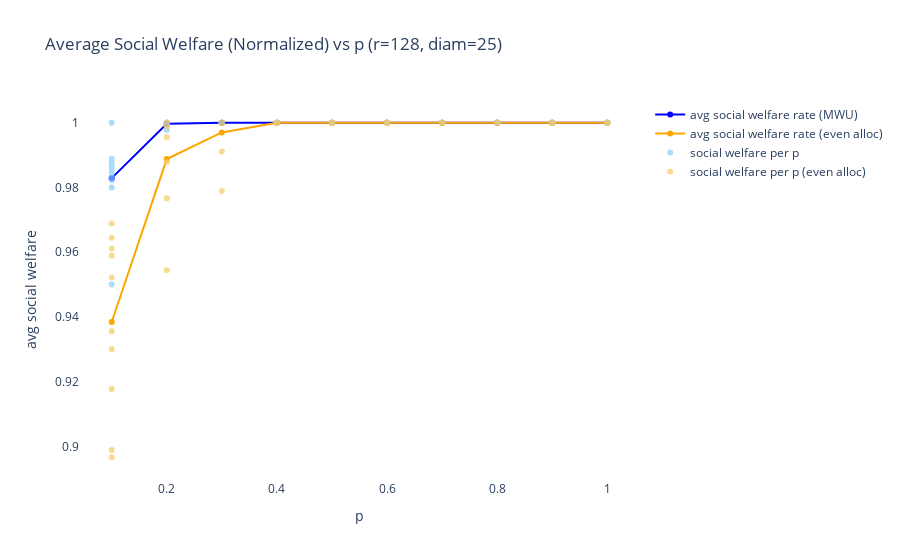
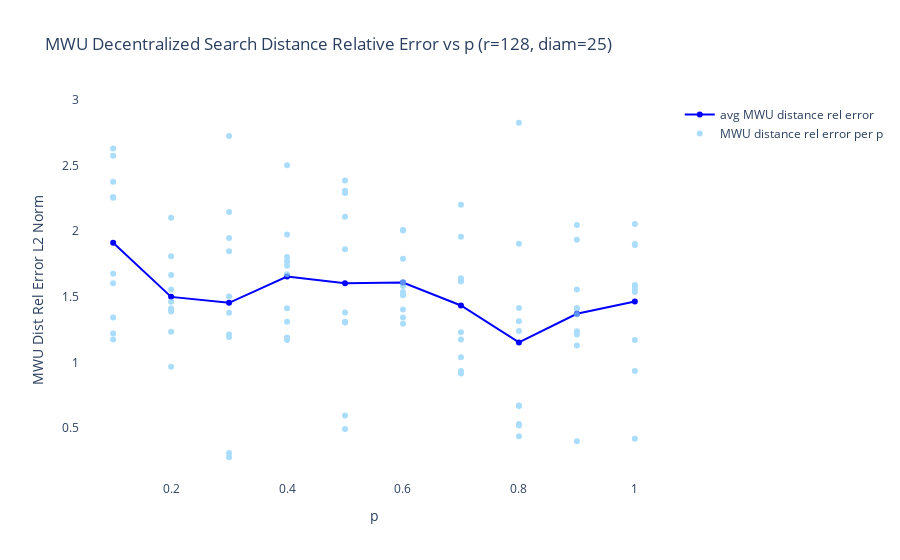
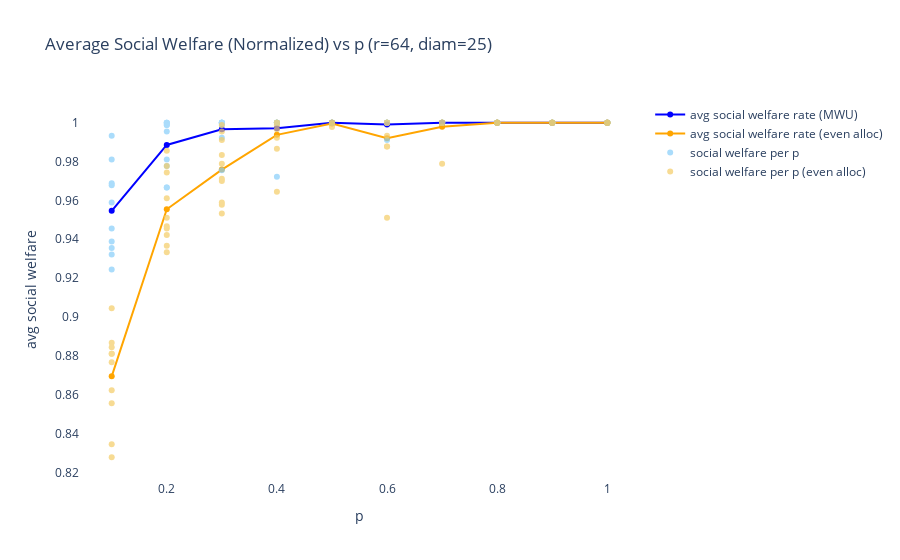
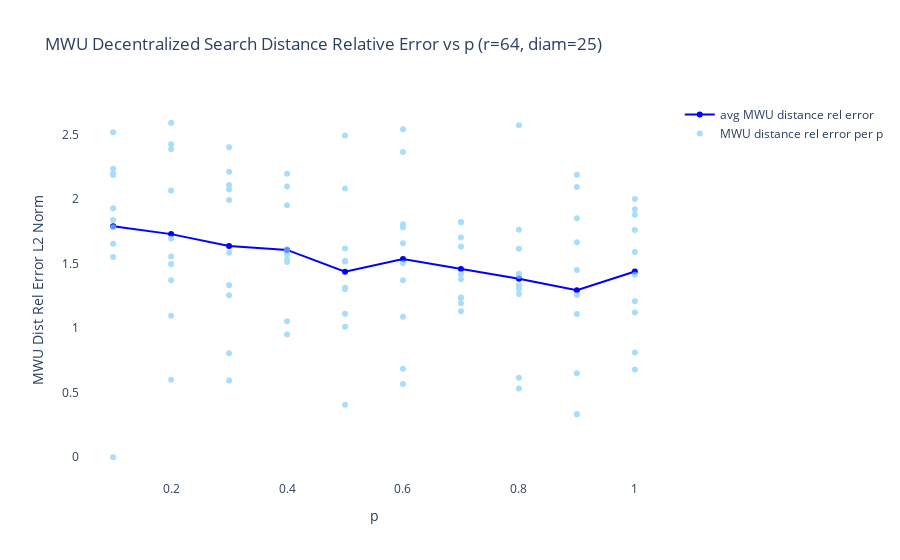

Here is the notebook cell these charts were saved with, in order:
### Markdown cell above
## Evenly distributed resources

### Code cell
comp_strat(num_vertices, regularity, create_rl,
        MWU, {'lrate' : lrate})

### Figure 1 — Plotly figure (JSON) as saved in the notebook; plotly's stock layout.template omitted (floating-point values rounded to 4 significant figures)
{"data": [{"hoverinfo": "skip", "marker": {"color": "Blue"}, "mode": "lines+markers", "name": "avg social welfare rate (MWU)", "type": "scatter", "x": [1, 0.9, 0.8, 0.7, 0.6, 0.5, 0.4, 0.3, 0.2, 0.1], "y": [1, 1, 1, 1, 1, 1, 1, 1, 0.9997, 0.9829]}, {"hoverinfo": "skip", "marker": {"color": "Orange"}, "mode": "lines+markers", "name": "avg social welfare rate (even alloc)", "type": "scatter", "x": [1, 0.9, 0.8, 0.7, 0.6, 0.5, 0.4, 0.3, 0.2, 0.1], "y": [1, 1, 1, 1, 1, 1, 1, 0.997, 0.9888, 0.9384]}, {"hoverinfo": "skip", "marker": {"color": "LightSkyBlue"}, "mode": "markers", "name": "social welfare per p", "opacity": 0.7, "type": "scatter", "x": [1, 1, 1, 1, 1, 1, 1, 1, 1, 1, 0.9, 0.9, 0.9, 0.9, 0.9, 0.9, 0.9, 0.9, 0.9, 0.9, 0.8, 0.8, 0.8, 0.8, 0.8, 0.8, 0.8, 0.8, 0.8, 0.8, 0.7, 0.7, 0.7, 0.7, 0.7, 0.7, 0.7, 0.7, 0.7, 0.7, 0.6, 0.6, 0.6, 0.6, 0.6, 0.6, 0.6, 0.6, 0.6, 0.6, 0.5, 0.5, 0.5, 0.5, 0.5, 0.5, 0.5, 0.5, 0.5, 0.5, 0.4, 0.4, 0.4, 0.4, 0.4, 0.4, 0.4, 0.4, 0.4, 0.4, 0.3, 0.3, 0.3, 0.3, 0.3, 0.3, 0.3, 0.3, 0.3, 0.3, 0.2, 0.2, 0.2, 0.2, 0.2, 0.2, 0.2, 0.2, 0.2, 0.2, 0.1, 0.1, 0.1, 0.1, 0.1, 0.1, 0.1, 0.1, 0.1, 0.1], "y": [1, 1, 1, 1, 1, 1, 1, 1, 1, 1, 1, 1, 1, 1, 1, 1, 1, 1, 1, 1, 1, 1, 1, 1, 1, 1, 1, 1, 1, 1, 1, 1, 1, 1, 1, 1, 1, 1, 1, 1, 1, 1, 1, 1, 1, 1, 1, 1, 1, 1, 1, 1, 1, 1, 1, 1, 1, 1, 1, 1, 1, 1, 1, 1, 1, 1, 1, 1, 1, 1, 1, 1, 1, 1, 1, 1, 1, 1, 1, 1, 1, 1, 1, 0.9978, 1, 0.9989, 1, 1, 1, 1, 0.9822, 0.98, 0.9833, 1, 0.9844, 0.9878, 0.9867, 0.9889, 0.95, 0.9856]}, {"hoverinfo": "skip", "marker": {"color": "rgba(244,204,102,1)"}, "mode": "markers", "name": "social welfare per p (even alloc)", "opacity": 0.7, "type": "scatter", "x": [1, 1, 1, 1, 1, 1, 1, 1, 1, 1, 0.9, 0.9, 0.9, 0.9, 0.9, 0.9, 0.9, 0.9, 0.9, 0.9, 0.8, 0.8, 0.8, 0.8, 0.8, 0.8, 0.8, 0.8, 0.8, 0.8, 0.7, 0.7, 0.7, 0.7, 0.7, 0.7, 0.7, 0.7, 0.7, 0.7, 0.6, 0.6, 0.6, 0.6, 0.6, 0.6, 0.6, 0.6, 0.6, 0.6, 0.5, 0.5, 0.5, 0.5, 0.5, 0.5, 0.5, 0.5, 0.5, 0.5, 0.4, 0.4, 0.4, 0.4, 0.4, 0.4, 0.4, 0.4, 0.4, 0.4, 0.3, 0.3, 0.3, 0.3, 0.3, 0.3, 0.3, 0.3, 0.3, 0.3, 0.2, 0.2, 0.2, 0.2, 0.2, 0.2, 0.2, 0.2, 0.2, 0.2, 0.1, 0.1, 0.1, 0.1, 0.1, 0.1, 0.1, 0.1, 0.1, 0.1], "y": [1, 1, 1, 1, 1, 1, 1, 1, 1, 1, 1, 1, 1, 1, 1, 1, 1, 1, 1, 1, 1, 1, 1, 1, 1, 1, 1, 1, 1, 1, 1, 1, 1, 1, 1, 1, 1, 1, 1, 1, 1, 1, 1, 1, 1, 1, 1, 1, 1, 1, 1, 1, 1, 1, 1, 1, 1, 1, 1, 1, 1, 1, 1, 1, 1, 1, 1, 1, 1, 1, 1, 0.9789, 1, 1, 1, 1, 0.9911, 1, 1, 1, 0.9989, 0.9989, 0.9989, 0.9956, 0.9878, 0.9767, 0.9544, 1, 0.9767, 1, 0.8967, 0.9356, 0.93, 0.9611, 0.9644, 0.9178, 0.9589, 0.9689, 0.8989, 0.9522]}], "layout": {"plot_bgcolor": "rgba(0,0,0,0)", "showlegend": true, "title": {"text": "Average Social Welfare (Normalized) vs p (r=128, diam=25)"}, "xaxis": {"title": {"text": "p"}}, "yaxis": {"title": {"text": "avg social welfare"}}}}

### Figure 2 — Plotly figure (JSON) as saved in the notebook; plotly's stock layout.template omitted (floating-point values rounded to 4 significant figures)
{"data": [{"hoverinfo": "skip", "marker": {"color": "Blue"}, "mode": "lines+markers", "name": "avg MWU distance rel error", "type": "scatter", "x": [1, 0.9, 0.8, 0.7, 0.6, 0.5, 0.4, 0.3, 0.2, 0.1], "y": [1.464, 1.371, 1.152, 1.434, 1.609, 1.604, 1.654, 1.454, 1.5, 1.912]}, {"hoverinfo": "skip", "marker": {"color": "LightSkyBlue"}, "mode": "markers", "name": "MWU distance rel error per p", "opacity": 0.7, "type": "scatter", "x": [1, 1, 1, 1, 1, 1, 1, 1, 1, 1, 0.9, 0.9, 0.9, 0.9, 0.9, 0.9, 0.9, 0.9, 0.9, 0.9, 0.8, 0.8, 0.8, 0.8, 0.8, 0.8, 0.8, 0.8, 0.8, 0.8, 0.7, 0.7, 0.7, 0.7, 0.7, 0.7, 0.7, 0.7, 0.7, 0.7, 0.6, 0.6, 0.6, 0.6, 0.6, 0.6, 0.6, 0.6, 0.6, 0.6, 0.5, 0.5, 0.5, 0.5, 0.5, 0.5, 0.5, 0.5, 0.5, 0.5, 0.4, 0.4, 0.4, 0.4, 0.4, 0.4, 0.4, 0.4, 0.4, 0.4, 0.3, 0.3, 0.3, 0.3, 0.3, 0.3, 0.3, 0.3, 0.3, 0.3, 0.2, 0.2, 0.2, 0.2, 0.2, 0.2, 0.2, 0.2, 0.2, 0.2, 0.1, 0.1, 0.1, 0.1, 0.1, 0.1, 0.1, 0.1, 0.1, 0.1], "y": [0.4167, 1.591, 1.554, 1.896, 1.903, 0.9343, 2.055, 1.537, 1.171, 1.582, 1.367, 1.237, 2.047, 1.129, 1.213, 1.409, 1.414, 0.3976, 1.556, 1.936, 2.828, 0.6675, 1.904, 1.315, 1.239, 1.414, 0.6719, 0.437, 0.5188, 0.5305, 1.04, 2.202, 1.626, 1.175, 1.641, 1.23, 0.9159, 1.958, 0.9345, 1.617, 1.403, 1.583, 1.612, 1.791, 1.294, 1.343, 2.005, 1.537, 2.01, 1.512, 1.381, 1.304, 2.386, 0.5957, 0.4913, 1.863, 2.11, 1.311, 2.309, 2.291, 1.975, 1.737, 2.504, 1.191, 1.769, 1.673, 1.413, 1.17, 1.309, 1.803, 1.193, 1.378, 1.949, 0.2763, 2.147, 1.847, 1.502, 1.213, 0.3091, 2.726, 1.4, 1.81, 2.103, 1.555, 1.463, 1.388, 1.233, 0.9674, 1.666, 1.411, 1.219, 1.676, 2.631, 2.575, 1.603, 2.255, 1.175, 2.261, 1.343, 2.378]}], "layout": {"plot_bgcolor": "rgba(0,0,0,0)", "showlegend": true, "title": {"text": "MWU Decentralized Search Distance Relative Error vs p (r=128, diam=25)"}, "xaxis": {"title": {"text": "p"}}, "yaxis": {"title": {"text": "MWU Dist Rel Error L2 Norm"}}}}

### Figure 3 — Plotly figure (JSON) as saved in the notebook; plotly's stock layout.template omitted (floating-point values rounded to 4 significant figures)
{"data": [{"hoverinfo": "skip", "marker": {"color": "Blue"}, "mode": "lines+markers", "name": "avg social welfare rate (MWU)", "type": "scatter", "x": [1, 0.9, 0.8, 0.7, 0.6, 0.5, 0.4, 0.3, 0.2, 0.1], "y": [1, 1, 1, 1, 0.9991, 1, 0.9972, 0.9967, 0.9886, 0.9547]}, {"hoverinfo": "skip", "marker": {"color": "Orange"}, "mode": "lines+markers", "name": "avg social welfare rate (even alloc)", "type": "scatter", "x": [1, 0.9, 0.8, 0.7, 0.6, 0.5, 0.4, 0.3, 0.2, 0.1], "y": [1, 1, 1, 0.9979, 0.992, 0.9996, 0.9938, 0.9759, 0.9554, 0.8694]}, {"hoverinfo": "skip", "marker": {"color": "LightSkyBlue"}, "mode": "markers", "name": "social welfare per p", "opacity": 0.7, "type": "scatter", "x": [1, 1, 1, 1, 1, 1, 1, 1, 1, 1, 0.9, 0.9, 0.9, 0.9, 0.9, 0.9, 0.9, 0.9, 0.9, 0.9, 0.8, 0.8, 0.8, 0.8, 0.8, 0.8, 0.8, 0.8, 0.8, 0.8, 0.7, 0.7, 0.7, 0.7, 0.7, 0.7, 0.7, 0.7, 0.7, 0.7, 0.6, 0.6, 0.6, 0.6, 0.6, 0.6, 0.6, 0.6, 0.6, 0.6, 0.5, 0.5, 0.5, 0.5, 0.5, 0.5, 0.5, 0.5, 0.5, 0.5, 0.4, 0.4, 0.4, 0.4, 0.4, 0.4, 0.4, 0.4, 0.4, 0.4, 0.3, 0.3, 0.3, 0.3, 0.3, 0.3, 0.3, 0.3, 0.3, 0.3, 0.2, 0.2, 0.2, 0.2, 0.2, 0.2, 0.2, 0.2, 0.2, 0.2, 0.1, 0.1, 0.1, 0.1, 0.1, 0.1, 0.1, 0.1, 0.1, 0.1], "y": [1, 1, 1, 1, 1, 1, 1, 1, 1, 1, 1, 1, 1, 1, 1, 1, 1, 1, 1, 1, 1, 1, 1, 1, 1, 1, 1, 1, 1, 1, 1, 1, 1, 1, 1, 1, 1, 1, 1, 1, 1, 1, 0.9911, 1, 1, 1, 1, 1, 1, 1, 1, 1, 1, 1, 1, 1, 1, 1, 1, 1, 1, 1, 1, 1, 1, 1, 1, 1, 1, 0.9722, 0.9989, 1, 0.9756, 1, 1, 1, 1, 1, 0.9922, 1, 1, 0.9956, 0.9989, 0.9778, 0.9667, 0.9667, 0.9811, 1, 1, 0.9989, 0.9322, 0.9678, 0.9589, 0.9389, 0.9933, 0.9811, 0.9689, 0.9456, 0.9356, 0.9244]}, {"hoverinfo": "skip", "marker": {"color": "rgba(244,204,102,1)"}, "mode": "markers", "name": "social welfare per p (even alloc)", "opacity": 0.7, "type": "scatter", "x": [1, 1, 1, 1, 1, 1, 1, 1, 1, 1, 0.9, 0.9, 0.9, 0.9, 0.9, 0.9, 0.9, 0.9, 0.9, 0.9, 0.8, 0.8, 0.8, 0.8, 0.8, 0.8, 0.8, 0.8, 0.8, 0.8, 0.7, 0.7, 0.7, 0.7, 0.7, 0.7, 0.7, 0.7, 0.7, 0.7, 0.6, 0.6, 0.6, 0.6, 0.6, 0.6, 0.6, 0.6, 0.6, 0.6, 0.5, 0.5, 0.5, 0.5, 0.5, 0.5, 0.5, 0.5, 0.5, 0.5, 0.4, 0.4, 0.4, 0.4, 0.4, 0.4, 0.4, 0.4, 0.4, 0.4, 0.3, 0.3, 0.3, 0.3, 0.3, 0.3, 0.3, 0.3, 0.3, 0.3, 0.2, 0.2, 0.2, 0.2, 0.2, 0.2, 0.2, 0.2, 0.2, 0.2, 0.1, 0.1, 0.1, 0.1, 0.1, 0.1, 0.1, 0.1, 0.1, 0.1], "y": [1, 1, 1, 1, 1, 1, 1, 1, 1, 1, 1, 1, 1, 1, 1, 1, 1, 1, 1, 1, 1, 1, 1, 1, 1, 1, 1, 1, 1, 1, 1, 1, 1, 1, 1, 1, 1, 1, 1, 0.9789, 1, 1, 0.9511, 1, 1, 0.9878, 1, 0.9933, 1, 0.9878, 1, 0.9989, 1, 1, 0.9989, 1, 0.9978, 1, 1, 1, 0.9967, 0.9922, 0.9989, 0.9867, 1, 1, 1, 1, 0.9989, 0.9644, 0.9578, 0.9589, 0.9533, 0.9989, 0.97, 0.9833, 0.9956, 0.9711, 0.9789, 0.9911, 0.9778, 0.9456, 0.9856, 0.9467, 0.9422, 0.9367, 0.9333, 0.9611, 0.9511, 0.9744, 0.8767, 0.8811, 0.8867, 0.8622, 0.9044, 0.8556, 0.8844, 0.8811, 0.8278, 0.8344]}], "layout": {"plot_bgcolor": "rgba(0,0,0,0)", "showlegend": true, "title": {"text": "Average Social Welfare (Normalized) vs p (r=64, diam=25)"}, "xaxis": {"title": {"text": "p"}}, "yaxis": {"title": {"text": "avg social welfare"}}}}

### Figure 4 — Plotly figure (JSON) as saved in the notebook; plotly's stock layout.template omitted (floating-point values rounded to 4 significant figures)
{"data": [{"hoverinfo": "skip", "marker": {"color": "Blue"}, "mode": "lines+markers", "name": "avg MWU distance rel error", "type": "scatter", "x": [1, 0.9, 0.8, 0.7, 0.6, 0.5, 0.4, 0.3, 0.2, 0.1], "y": [1.439, 1.294, 1.383, 1.458, 1.537, 1.438, 1.607, 1.637, 1.729, 1.79]}, {"hoverinfo": "skip", "marker": {"color": "LightSkyBlue"}, "mode": "markers", "name": "MWU distance rel error per p", "opacity": 0.7, "type": "scatter", "x": [1, 1, 1, 1, 1, 1, 1, 1, 1, 1, 0.9, 0.9, 0.9, 0.9, 0.9, 0.9, 0.9, 0.9, 0.9, 0.9, 0.8, 0.8, 0.8, 0.8, 0.8, 0.8, 0.8, 0.8, 0.8, 0.8, 0.7, 0.7, 0.7, 0.7, 0.7, 0.7, 0.7, 0.7, 0.7, 0.7, 0.6, 0.6, 0.6, 0.6, 0.6, 0.6, 0.6, 0.6, 0.6, 0.6, 0.5, 0.5, 0.5, 0.5, 0.5, 0.5, 0.5, 0.5, 0.5, 0.5, 0.4, 0.4, 0.4, 0.4, 0.4, 0.4, 0.4, 0.4, 0.4, 0.4, 0.3, 0.3, 0.3, 0.3, 0.3, 0.3, 0.3, 0.3, 0.3, 0.3, 0.2, 0.2, 0.2, 0.2, 0.2, 0.2, 0.2, 0.2, 0.2, 0.2, 0.1, 0.1, 0.1, 0.1, 0.1, 0.1, 0.1, 0.1, 0.1, 0.1], "y": [2.001, 1.88, 1.209, 1.591, 1.761, 1.414, 1.123, 0.811, 1.922, 0.6809, 1.666, 0.6509, 0.3333, 1.111, 1.452, 2.189, 2.094, 1.853, 0.3333, 1.257, 1.764, 1.306, 1.404, 1.616, 2.574, 1.333, 1.422, 0.6153, 0.5336, 1.265, 1.823, 1.234, 1.193, 1.38, 1.634, 1.421, 1.132, 1.239, 1.821, 1.704, 1.088, 2.365, 1.372, 0.6869, 1.505, 0.5674, 1.806, 2.542, 1.659, 1.781, 1.517, 1.617, 1.112, 1.313, 1.011, 2.083, 1.522, 2.493, 1.303, 0.4062, 2.197, 0.9506, 1.53, 1.514, 1.953, 1.592, 1.054, 2.099, 1.57, 1.61, 1.256, 0.8067, 0.5956, 2.213, 2.076, 1.994, 2.402, 1.334, 1.585, 2.109, 2.426, 1.696, 1.372, 2.067, 2.388, 1.097, 1.557, 0.6009, 1.498, 2.593, 1.552, 1.839, 1.929, 2.198, 2.236, 2.187, 1.656, 2.52, 0, 1.783]}], "layout": {"plot_bgcolor": "rgba(0,0,0,0)", "showlegend": true, "title": {"text": "MWU Decentralized Search Distance Relative Error vs p (r=64, diam=25)"}, "xaxis": {"title": {"text": "p"}}, "yaxis": {"title": {"text": "MWU Dist Rel Error L2 Norm"}}}}
